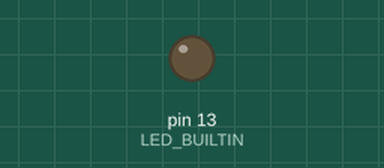
A sketch run on a simulated Arduino Uno, built with avr-gcc and run on an emulated ATmega328P. Shown: output pins drawn as LEDs (lit = HIGH). What the sketch prints to the serial monitor is not drawn.

Above: at 0.15 s.
At 1.3 s:
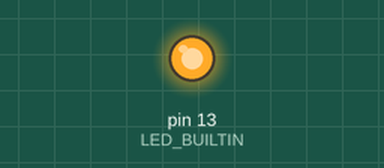
Timing chart, 0 to 8.8 s (numbered marks = the images above):
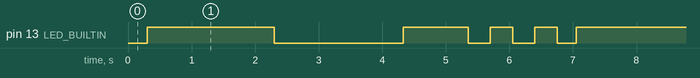

The sketch:

labo1.ino
```cpp
// LABORATOIRE 01
// Nom: Lionel G.
// DA: 6357132


void setup() {


  pinMode(LED_BUILTIN, OUTPUT);

  Serial.begin(9600);
}

void loop() {

  // =========================
  // ÉTAT : ALLUMÉ / ÉTEINT
  // =========================
  Serial.println("Etat : Allume – 6357132");

  digitalWrite(LED_BUILTIN, LOW);
  delay(300);

  digitalWrite(LED_BUILTIN, HIGH);
  delay(2000);

  digitalWrite(LED_BUILTIN, LOW);
  delay(1000);

  // =========================
  // ÉTAT : VARIATION D'INTENSITÉ
  // =========================
  Serial.println("Etat : Varie – 6357132");

  // Dernier chiffre paire donc 0 à 255
  for (int i = 0; i <= 255; i++) {
    analogWrite(LED_BUILTIN, i);
    delay(8);  // Durée total 2048ms = 2048 / 256 = 8ms
  }

  // =========================
  // ÉTAT : CLIGNOTEMENT
  // =========================
  Serial.println("Etat : Clignotement – 6357132");

  for (int i = 0; i < 2; i++) {   // 2 clignotements ( 3/2 = 1.5 -> plafond = 2 )

    digitalWrite(LED_BUILTIN, LOW);
    delay(350);
    digitalWrite(LED_BUILTIN, HIGH);
    delay(350);
  }

}
```

Measured:
- by itself, pin 13 (LED_BUILTIN): repeats every 6.8 s: LOW 2.0 s, HIGH 1.0 s, 2 × (LOW 0.35 s, HIGH 0.35 s), LOW 0.30 s, HIGH 2.0 s
- by itself, everything shown: repeats every 6.8 s, in 8 steps
